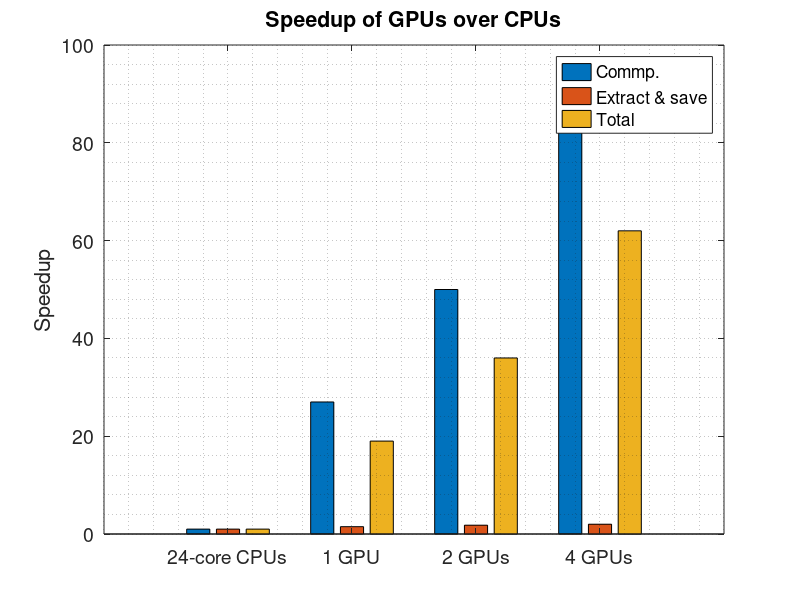

Reproduce this figure in MATLAB.
cpu = [1   1   1 ];
gpu1 = [27   1.5   19 ];
gpu2 = [50   1.8   36];
gpu4 = [94   2   62];

sum(cpu)
sum(gpu1)
sum(gpu2)
data = [cpu; gpu1; gpu2; gpu4];

bar(data);

legend({'Commp.',  'Extract & save',  'Total'}, 'Location','Best');
title('Speedup of GPUs over CPUs', 'fontsize', 14);
set(gca, 'xticklabel', {'24-core CPUs', '1 GPU', '2 GPUs', '4 GPUs'},'fontsize',12)
%axis([0,10,0,100])
ylabel('Speedup')
grid minor
set(gca, 'FontSize', 14);
%end

